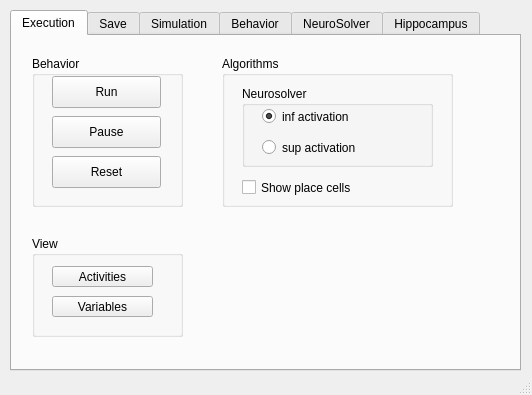
<ui version="4.0" >
 <class>BoardWindow</class>
 <widget class="QMainWindow" name="BoardWindow" >
  <property name="geometry" >
   <rect>
    <x>0</x>
    <y>0</y>
    <width>532</width>
    <height>395</height>
   </rect>
  </property>
  <property name="windowTitle" >
   <string>Control Board</string>
  </property>
  <widget class="QWidget" name="centralwidget" >
   <widget class="QTabWidget" name="mode" >
    <property name="geometry" >
     <rect>
      <x>10</x>
      <y>10</y>
      <width>511</width>
      <height>361</height>
     </rect>
    </property>
    <property name="toolTip" >
     <string>&lt;html>&lt;head>&lt;meta name="qrichtext" content="1" />&lt;style type="text/css">
p, li { white-space: pre-wrap; }
&lt;/style>&lt;/head>&lt;body style=" font-family:'Lucida Grande'; font-size:13pt; font-weight:400; font-style:normal; text-decoration:none;">
&lt;p style="-qt-paragraph-type:empty; margin-top:0px; margin-bottom:0px; margin-left:0px; margin-right:0px; -qt-block-indent:0; text-indent:0px;">&lt;/p>&lt;/body>&lt;/html></string>
    </property>
    <property name="currentIndex" >
     <number>0</number>
    </property>
    <widget class="QWidget" name="execution" >
     <attribute name="title" >
      <string>Execution</string>
     </attribute>
     <widget class="QGroupBox" name="execution_behavior" >
      <property name="geometry" >
       <rect>
        <x>20</x>
        <y>20</y>
        <width>151</width>
        <height>151</height>
       </rect>
      </property>
      <property name="title" >
       <string>Behavior</string>
      </property>
      <widget class="QPushButton" name="execution_behavior_run" >
       <property name="geometry" >
        <rect>
         <x>20</x>
         <y>20</y>
         <width>109</width>
         <height>32</height>
        </rect>
       </property>
       <property name="text" >
        <string>Run</string>
       </property>
      </widget>
      <widget class="QPushButton" name="execution_behavior_pause" >
       <property name="geometry" >
        <rect>
         <x>20</x>
         <y>60</y>
         <width>109</width>
         <height>32</height>
        </rect>
       </property>
       <property name="text" >
        <string>Pause</string>
       </property>
      </widget>
      <widget class="QPushButton" name="execution_behavior_reset" >
       <property name="geometry" >
        <rect>
         <x>20</x>
         <y>100</y>
         <width>109</width>
         <height>32</height>
        </rect>
       </property>
       <property name="text" >
        <string>Reset</string>
       </property>
      </widget>
     </widget>
     <widget class="QGroupBox" name="execution_view" >
      <property name="geometry" >
       <rect>
        <x>20</x>
        <y>200</y>
        <width>151</width>
        <height>101</height>
       </rect>
      </property>
      <property name="title" >
       <string>View</string>
      </property>
      <widget class="QPushButton" name="execution_view_activities" >
       <property name="geometry" >
        <rect>
         <x>20</x>
         <y>30</y>
         <width>101</width>
         <height>21</height>
        </rect>
       </property>
       <property name="text" >
        <string>Activities</string>
       </property>
      </widget>
      <widget class="QPushButton" name="execution_view_variables" >
       <property name="geometry" >
        <rect>
         <x>20</x>
         <y>60</y>
         <width>101</width>
         <height>21</height>
        </rect>
       </property>
       <property name="text" >
        <string>Variables</string>
       </property>
      </widget>
     </widget>
     <widget class="QGroupBox" name="execution_algos" >
      <property name="geometry" >
       <rect>
        <x>210</x>
        <y>20</y>
        <width>231</width>
        <height>151</height>
       </rect>
      </property>
      <property name="title" >
       <string>Algorithms</string>
      </property>
      <widget class="QGroupBox" name="execution_algos_solver" >
       <property name="geometry" >
        <rect>
         <x>20</x>
         <y>30</y>
         <width>191</width>
         <height>81</height>
        </rect>
       </property>
       <property name="title" >
        <string>Neurosolver</string>
       </property>
       <widget class="QRadioButton" name="show_inf" >
        <property name="geometry" >
         <rect>
          <x>20</x>
          <y>20</y>
          <width>104</width>
          <height>21</height>
         </rect>
        </property>
        <property name="text" >
         <string>inf activation</string>
        </property>
        <property name="checked" >
         <bool>true</bool>
        </property>
       </widget>
       <widget class="QRadioButton" name="show_sup" >
        <property name="geometry" >
         <rect>
          <x>20</x>
          <y>50</y>
          <width>110</width>
          <height>23</height>
         </rect>
        </property>
        <property name="text" >
         <string>sup activation</string>
        </property>
       </widget>
      </widget>
      <widget class="QCheckBox" name="show_pc" >
       <property name="geometry" >
        <rect>
         <x>20</x>
         <y>120</y>
         <width>141</width>
         <height>23</height>
        </rect>
       </property>
       <property name="text" >
        <string>Show place cells</string>
       </property>
      </widget>
     </widget>
    </widget>
    <widget class="QWidget" name="save" >
     <attribute name="title" >
      <string>Save</string>
     </attribute>
     <widget class="QGroupBox" name="save_save" >
      <property name="geometry" >
       <rect>
        <x>80</x>
        <y>20</y>
        <width>311</width>
        <height>281</height>
       </rect>
      </property>
      <property name="title" >
       <string>Save</string>
      </property>
      <widget class="QGroupBox" name="save_save_columns" >
       <property name="geometry" >
        <rect>
         <x>30</x>
         <y>30</y>
         <width>251</width>
         <height>61</height>
        </rect>
       </property>
       <property name="title" >
        <string>Columns</string>
       </property>
       <widget class="QPushButton" name="save_save_columns_load" >
        <property name="geometry" >
         <rect>
          <x>30</x>
          <y>20</y>
          <width>76</width>
          <height>27</height>
         </rect>
        </property>
        <property name="text" >
         <string>Load</string>
        </property>
       </widget>
       <widget class="QPushButton" name="save_save_columns_save" >
        <property name="geometry" >
         <rect>
          <x>140</x>
          <y>20</y>
          <width>76</width>
          <height>27</height>
         </rect>
        </property>
        <property name="text" >
         <string>Save</string>
        </property>
       </widget>
      </widget>
      <widget class="QGroupBox" name="save_save_hippo" >
       <property name="geometry" >
        <rect>
         <x>30</x>
         <y>110</y>
         <width>251</width>
         <height>61</height>
        </rect>
       </property>
       <property name="title" >
        <string>Hippocampus Cells</string>
       </property>
       <widget class="QPushButton" name="save_save_hippo_load" >
        <property name="geometry" >
         <rect>
          <x>30</x>
          <y>20</y>
          <width>76</width>
          <height>27</height>
         </rect>
        </property>
        <property name="text" >
         <string>Load</string>
        </property>
       </widget>
       <widget class="QPushButton" name="save_save_hippo_save" >
        <property name="geometry" >
         <rect>
          <x>140</x>
          <y>20</y>
          <width>76</width>
          <height>27</height>
         </rect>
        </property>
        <property name="text" >
         <string>Save</string>
        </property>
       </widget>
      </widget>
      <widget class="QGroupBox" name="save_save_params" >
       <property name="geometry" >
        <rect>
         <x>30</x>
         <y>190</y>
         <width>251</width>
         <height>61</height>
        </rect>
       </property>
       <property name="title" >
        <string>Parameters</string>
       </property>
       <widget class="QPushButton" name="save_save_params_load" >
        <property name="geometry" >
         <rect>
          <x>30</x>
          <y>20</y>
          <width>76</width>
          <height>27</height>
         </rect>
        </property>
        <property name="text" >
         <string>Load</string>
        </property>
       </widget>
       <widget class="QPushButton" name="save_save_params_save" >
        <property name="geometry" >
         <rect>
          <x>140</x>
          <y>20</y>
          <width>76</width>
          <height>27</height>
         </rect>
        </property>
        <property name="text" >
         <string>Save</string>
        </property>
       </widget>
      </widget>
     </widget>
    </widget>
    <widget class="QWidget" name="simulation" >
     <attribute name="title" >
      <string>Simulation</string>
     </attribute>
     <widget class="QTabWidget" name="simulation_mode" >
      <property name="geometry" >
       <rect>
        <x>0</x>
        <y>0</y>
        <width>511</width>
        <height>341</height>
       </rect>
      </property>
      <property name="currentIndex" >
       <number>0</number>
      </property>
      <widget class="QWidget" name="simulation_webots" >
       <attribute name="title" >
        <string>Webots</string>
       </attribute>
      </widget>
      <widget class="QWidget" name="simulation_robot" >
       <attribute name="title" >
        <string>Robot</string>
       </attribute>
      </widget>
      <widget class="QWidget" name="simulation_gui" >
       <attribute name="title" >
        <string>GUI</string>
       </attribute>
      </widget>
     </widget>
    </widget>
    <widget class="QWidget" name="behavior" >
     <attribute name="title" >
      <string>Behavior</string>
     </attribute>
    </widget>
    <widget class="QWidget" name="solver" >
     <attribute name="title" >
      <string>NeuroSolver</string>
     </attribute>
    </widget>
    <widget class="QWidget" name="hippo" >
     <attribute name="title" >
      <string>Hippocampus</string>
     </attribute>
    </widget>
   </widget>
  </widget>
  <widget class="QStatusBar" name="statusbar" />
 </widget>
 <resources/>
 <connections/>
</ui>
